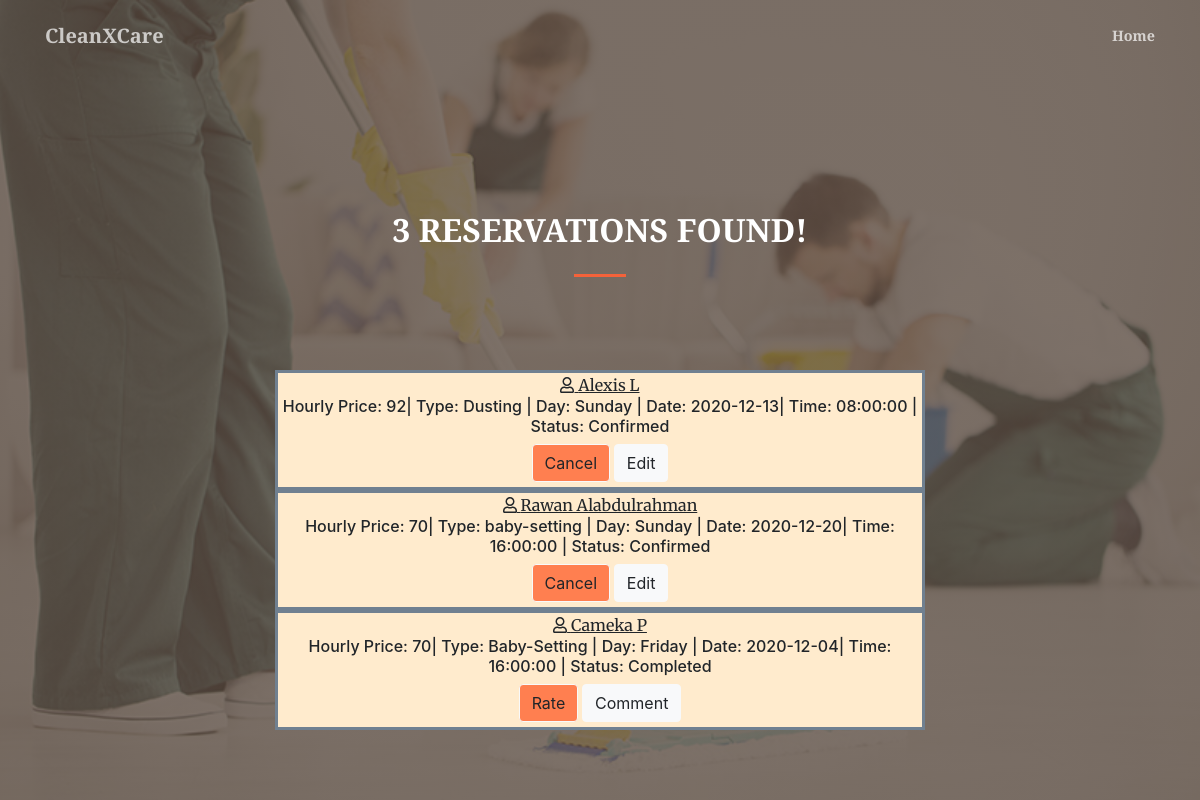
/indReservations.php (signed in), run on the app's committed database.
### tables this page shows
CREATE TABLE `reservations` (
  `ResID` int(10) NOT NULL,
  `indID` int(10) NOT NULL,
  `hkID` int(10) NOT NULL,
  `SchID` int(10) NOT NULL,
  `Status` varchar(10) NOT NULL
);

CREATE TABLE `housekeeper` (
  `FullName` varchar(30) NOT NULL,
  `Age` int(10) NOT NULL,
  `Password` varchar(300) NOT NULL,
  `Email` varchar(30) NOT NULL,
  `location` varchar(30) NOT NULL,
  `HkID` int(10) NOT NULL,
  `Years` int(10) NOT NULL,
  `HourPrice` int(10) NOT NULL,
  `TypeOfExp` varchar(30) NOT NULL,
  `Bio` text NOT NULL
);

CREATE TABLE `hksch` (
  `SchID` int(10) NOT NULL,
  `Day` varchar(20) NOT NULL,
  `Date` date NOT NULL,
  `Time` time NOT NULL,
  `HkId` int(10) NOT NULL,
  `Status` varchar(20) NOT NULL
);

### indReservations.php (the view, shortened to what this page needs)
<html>
    <head>
        <link href="https://cdnjs.cloudflare.com/ajax/libs/magnific-popup.js/1.1.0/magnific-popup.min.css" rel="stylesheet" />
        <link href="css/styles.css" rel="stylesheet" />
    </head>
    <body id="page-top">
        <nav class="navbar navbar-expand-lg navbar-light fixed-top py-3" id="mainNav">
            <div class="container">
                <a class="navbar-brand js-scroll-trigger" href="#">CleanXCare</a>
                <div class="collapse navbar-collapse" id="navbarResponsive">
                    <ul class="navbar-nav ml-auto my-2 my-lg-0">
                        <li class="nav-item"><a class="nav-link js-scroll-trigger" href="indHome.php">Home</a></li>
                    </ul>
                </div>
            </div>
        </nav>
        <header class="masthead">
         <?php
         $id=$_SESSION['id'];
  include('connection.php');
$query1 = "SELECT FullName, HourPrice, TypeOfExp, Day, Date, Time, reservations.Status, housekeeper.hkID, ResID,hksch.SchID From housekeeper inner JOIN hksch ON housekeeper.HkID=hksch.HkId INNER JOIN reservations ON hksch.SchID =reservations.SchID WHERE reservations.indID='$id' AND reservations.Status='Confirmed'";
$result1 = mysqli_query($connection, $query1);
$rows1 = mysqli_num_rows($result1);
$query2 = "SELECT FullName, HourPrice, TypeOfExp, Day, Date, Time, reservations.Status, housekeeper.hkID, ResID,hksch.SchID From housekeeper inner JOIN hksch ON housekeeper.HkID=hksch.HkId INNER JOIN reservations ON hksch.SchID =reservations.SchID WHERE reservations.indID='$id' AND reservations.Status='Completed'";
$result2 = mysqli_query($connection, $query2);
$rows2 = mysqli_num_rows($result2);
if ($rows1==0&&$rows2==0){
    ?>
    <script>
    alert("You Do Not Have Any Reservations Yet!");
    window.location.replace("indHome.php");
    </script>
    <?php
     mysqli_close($connection);
            exit;
}
 else {
    $RowsT=$rows1+$rows2;
    ?>
    <div class="container h-100">
                <div class="row h-100 align-items-center justify-content-center text-center">
                    <div class="col-lg-10 align-self-end">
                    <h2 class="text-uppercase text-white font-weight-bold"><?php echo ($RowsT) ?> Reservations Found!</h2>
                        <hr class="divider my-4" />
                    </div>
                     <div class="text-center">
          <div class="mt-0">
            <?php
            if($rows1>0){
            while ($rows1=mysqli_fetch_array($result1)) {
                ?>
                <div class="rectangle">    <a class = "active" class ="block" style ="text-decoration: underline" > <i  class ="far fa-user fa-1x" > </i>  <?php echo($rows1['FullName']) ?>  </a> <h6>Hourly Price: <?php echo($rows1['HourPrice']) ?>| Type: <?php echo($rows1['TypeOfExp']) ?> | Day: <?php echo($rows1['Day']) ?> | Date: <?php echo($rows1['Date']) ?>| Time: <?php echo($rows1['Time']) ?> | Status: <?php echo($rows1['Status']) ?></h6>  <a class="btn Search btn-light js-scroll-trigger" href="cancelAction.php?RID='<?php echo($rows1['ResID']) ?>'&HID='<?php echo($rows1['hkID']) ?>'&SID='<?php echo($rows1['SchID']) ?>'">Cancel</a> <a class="btn btn-light  js-scroll-trigger" href="EditResSch.php?RID='<?php echo($rows1['ResID']) ?>'&HID=''<?php echo($rows1['hkID']) ?>'">Edit </a>   </div>
                 <?php
             }
            }
           if($rows2>0){
            while ($rows2=mysqli_fetch_array($result2)) {
                ?>
                <div class="rectangle">    <a class = "active" class ="block" style ="text-decoration: underline" > <i  class ="far fa-user fa-1x" > </i>  <?php echo($rows2['FullName']) ?>  </a> <h6>Hourly Price: <?php echo($rows2['HourPrice']) ?>| Type: <?php echo($rows2['TypeOfExp']) ?> | Day: <?php echo($rows2['Day']) ?> | Date: <?php echo($rows2['Date']) ?>| Time: <?php echo($rows2['Time']) ?> | Status: <?php echo($rows2['Status']) ?></h6>  <a class="btn search btn-light  js-scroll-trigger" href="Rate.php?RID='<?php echo($rows2['ResID']) ?>'&HID=''<?php echo($rows2['hkID']) ?>'">Rate </a> <a class="btn btn-light  js-scroll-trigger" href="Comment.php?RID='<?php echo($rows2['ResID']) ?>'&HID=''<?php echo($rows2['hkID']) ?>'">Comment </a>   </div>
                 <?php
             }
            }
           }
           ?>
         </div>
                </div>
            </div>
        </header>
    </body>
</html>

### indReservations.php (style rules this page uses)
.Search { background-color: #FF7F50; }

### data on the page
reservations: hkID.FullName "Alexis L", hkID.HourPrice "92", hkID.TypeOfExp "Dusting", SchID.Day "Sunday", SchID.Date "2020-12-13", SchID.Time "08:00:00", Status "Confirmed"
reservations: hkID.FullName "Rawan Alabdulrahman", hkID.HourPrice "70", hkID.TypeOfExp "baby-setting", SchID.Day "Sunday", SchID.Date "2020-12-20", SchID.Time "16:00:00", Status "Confirmed"
reservations: hkID.FullName "Cameka P", hkID.HourPrice "70", hkID.TypeOfExp "Baby-Setting", SchID.Day "Friday", SchID.Date "2020-12-04", SchID.Time "16:00:00", Status "Completed"

### other printed values
$RowsT "3"
